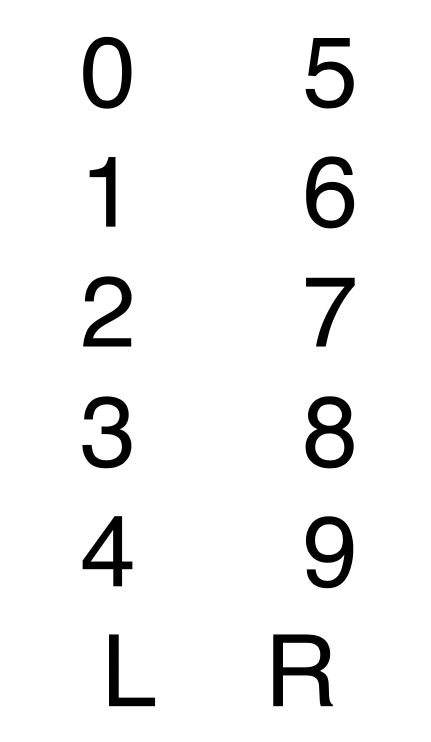
#> input picture nd/computer-vision/semester-project/font-templates/helvetica.png, 862 x 1484 px (shown at 1/2 size)
$ python template.py
#> lines starting #> are read from the running program, lines starting #| are printed output that depends on the picture; after the words box and inside, x2 and y2 are one past the last pixel; in counts of white or black regions, pixels touching at a corner belong together
# PYTHON SCRIPT TO SEGMENT VIDEO FRAMES BASED ON INTENSITY
from skimage import measure
from skimage.transform import rescale
import os
import warnings
import cv2 as cv
import numpy as np
import seaborn as sns
import matplotlib.pyplot as plt
sns.set(style='ticks', palette='Set2')

times_new_roman0 = [\
        ]

def main():
    # READ IMAGE IN GRAYSCALE
    font = 'helvetica'
    img = cv.imread('./font-templates/' + font + '.png', 0)
#> img: shape (1484, 862); min 0, max 255, mean 241.4
    img = 255*np.ones(img.shape) - img
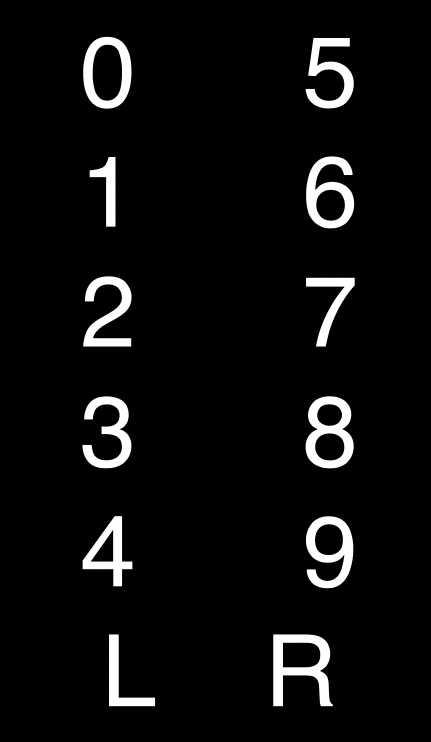
#> img: shape (1484, 862) float64 (shown at 1/2 size); min 0, max 255, mean 13.6
    rows, cols = img.shape
#> rows = 1484; cols = 862

    img[img < 50] = 0
    img[img >= 50] = 255
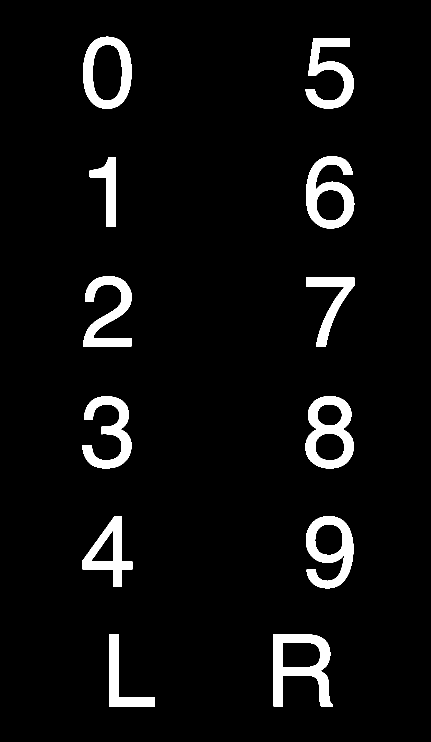
#> img: shape (1484, 862) float64 (shown at 1/2 size); 5.4% white; 12 white regions

    #cv.imshow('img', img)
    #cv.waitKey(0)

    labels = measure.label(img, 8)
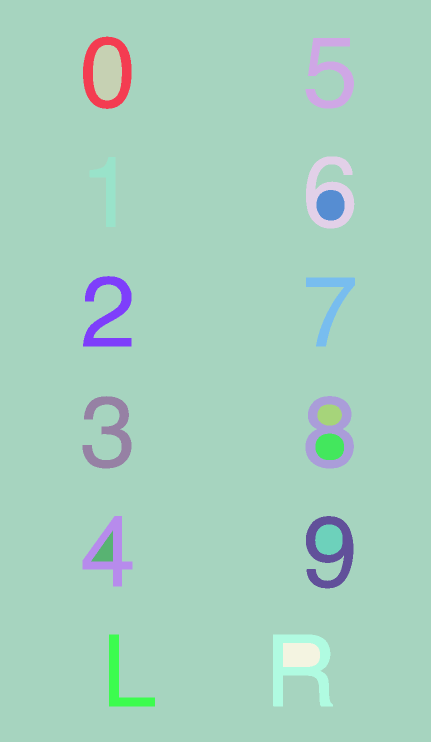
#> labels: shape (1484, 862) int64 (shown at 1/2 size); 20 distinct labels, from 1 to 20; one colour per label, 0 black
    features = measure.regionprops(labels)
#> features = 20 regions; largest, box (x1, y1, x2, y2) and area: (0, 0, 862, 1484) 1190569, (546, 1269, 666, 1413) 8022, (611, 792, 708, 937) 7051, (612, 313, 709, 457) 6659, (612, 1032, 707, 1177) 6581
    print("I found %d objects in total." % (len(features)))
#| I found 20 objects in total.

    # [9 lines of commented-out code are left out]

    templates = [f.image for f in features]
#> templates = 20 items

    with warnings.catch_warnings():
        warnings.simplefilter('ignore')

        np.savetxt('./font-templates/'+ font + '-0.dat', templates[0], fmt='%d')
        np.savetxt('./font-templates/'+ font + '-1.dat', templates[2], fmt='%d')
        np.savetxt('./font-templates/'+ font + '-2.dat', templates[4], fmt='%d')
        np.savetxt('./font-templates/'+ font + '-3.dat', templates[6], fmt='%d')
        np.savetxt('./font-templates/'+ font + '-4.dat', templates[8], fmt='%d')
        np.savetxt('./font-templates/'+ font + '-5.dat', templates[1], fmt='%d')
        np.savetxt('./font-templates/'+ font + '-6.dat', templates[3], fmt='%d')
        np.savetxt('./font-templates/'+ font + '-7.dat', templates[5], fmt='%d')
        np.savetxt('./font-templates/'+ font + '-8.dat', templates[7], fmt='%d')
        np.savetxt('./font-templates/'+ font + '-9.dat', templates[9], fmt='%d')
        np.savetxt('./font-templates/'+ font + '-L.dat', templates[10], fmt='%d')
        np.savetxt('./font-templates/'+ font + '-R.dat', templates[11], fmt='%d')
        # [41 lines of commented-out code are left out]

main()

$ run again, with nd/computer-vision/semester-project/font-templates/times-new-roman.png copied over nd/computer-vision/semester-project/font-templates/helvetica.png
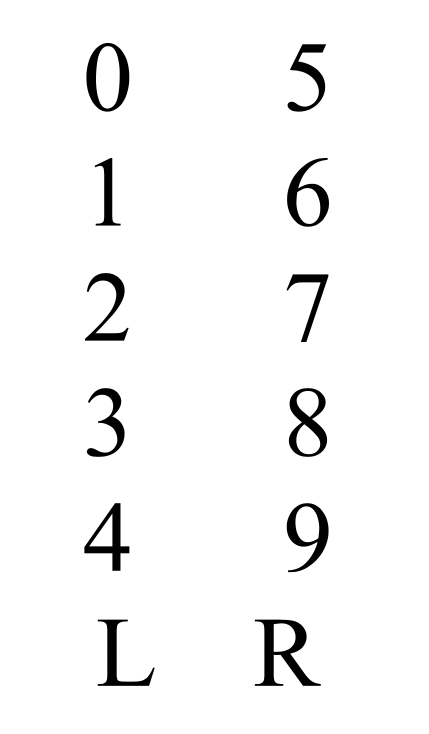
#> input picture nd/computer-vision/semester-project/font-templates/times-new-roman.png, 858 x 1468 px (shown at 1/2 size)
#> in main, `img[img >= 50] = 255`:
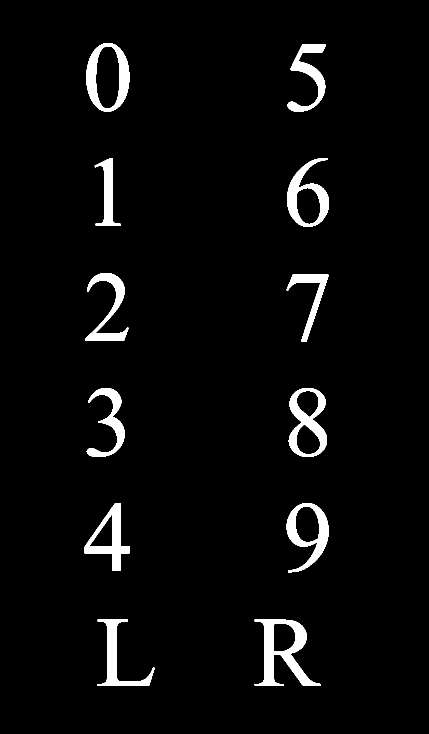
#> img: shape (1468, 858) float64 (shown at 1/2 size); 3.8% white; 12 white regions
#> in main, `labels = measure.label(img, 8)`:
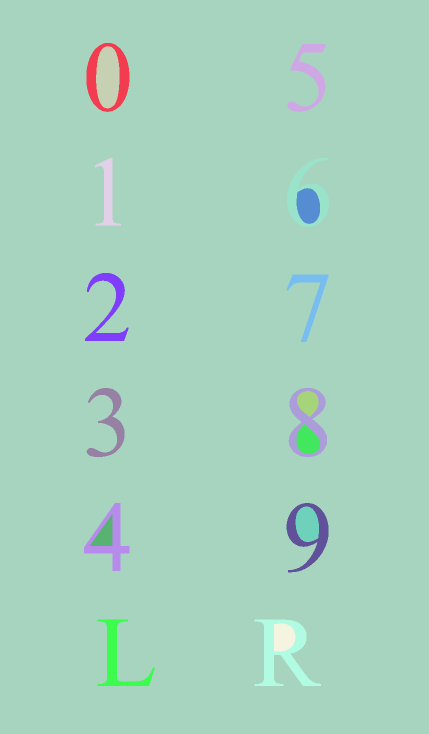
#> labels: shape (1468, 858) int64 (shown at 1/2 size); 20 distinct labels, from 1 to 20; one colour per label, 0 black
#> features = 20 regions; largest, box (x1, y1, x2, y2) and area: (0, 0, 858, 1468) 1194818, (509, 1239, 642, 1372) 6367, (192, 93, 239, 217) 4802, (173, 86, 259, 224) 4641, (577, 776, 654, 914) 4432
#| I found 20 objects in total.
#> templates = 20 items
